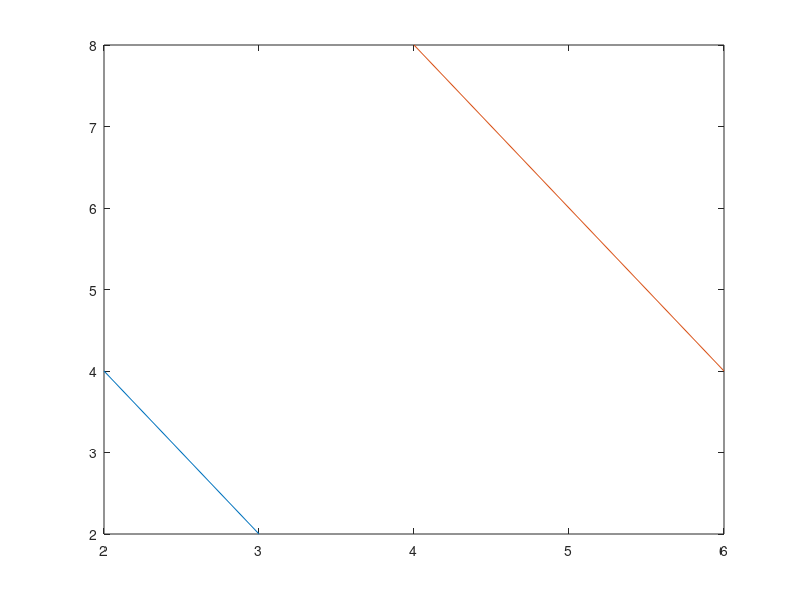

Reproduce this figure in MATLAB. (Note: this script raises an error after producing the figure.)
p0 = [3 2]
p1 = [2 4]
scale = 2
p0_s = p0 .* scale
p1_s = p1 .* scale

close all
figure

plot(p0, p1)
hold on
plot(p0_s, p1_s)

configTwoDAxis()
